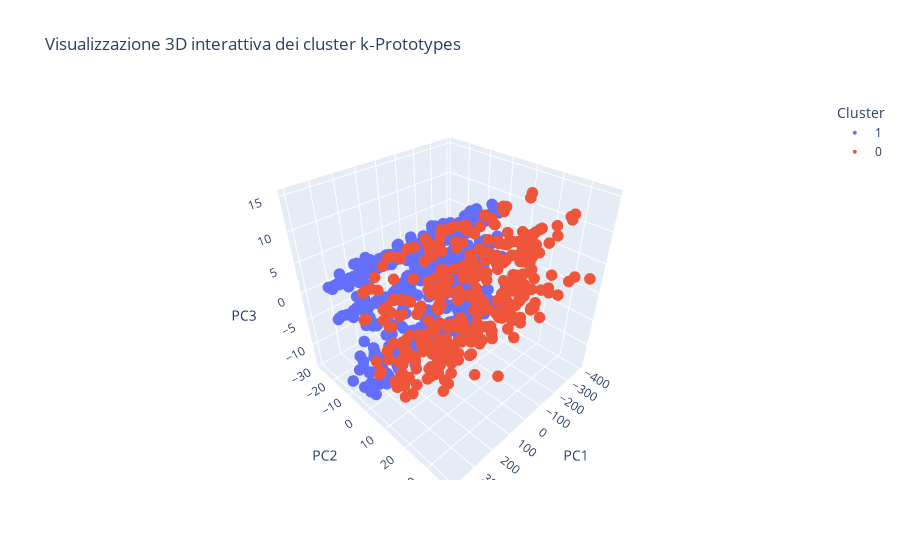

Notebook source saved alongside this figure:
### Code cell
# 6. Grafico 3D interattivo con Plotly
fig = px.scatter_3d(
    df_plot,
    x='PC1', y='PC2', z='PC3',
    color='cluster',
    title='Visualizzazione 3D interattiva dei cluster k‑Prototypes',
    labels={'cluster': 'Cluster'}
)
fig.update_traces(marker=dict(size=4))
fig.show()

### Figure 1 — Plotly figure (JSON) as saved in the notebook; plotly's stock layout.template omitted (floating-point values rounded to 4 significant figures; data arrays with more than 128 entries replaced by an {"elided": "..."} marker saying what was removed)
{"data": [{"hovertemplate": "Cluster=1<br>PC1=%{x}<br>PC2=%{y}<br>PC3=%{z}<extra></extra>", "legendgroup": "1", "marker": {"color": "#636efa", "size": 4, "symbol": "circle"}, "mode": "markers", "name": "1", "scene": "scene", "showlegend": true, "type": "scatter3d", "x": {"elided": "592 float values"}, "y": {"elided": "592 float values"}, "z": {"elided": "592 float values"}}, {"hovertemplate": "Cluster=0<br>PC1=%{x}<br>PC2=%{y}<br>PC3=%{z}<extra></extra>", "legendgroup": "0", "marker": {"color": "#EF553B", "size": 4, "symbol": "circle"}, "mode": "markers", "name": "0", "scene": "scene", "showlegend": true, "type": "scatter3d", "x": {"elided": "351 float values"}, "y": {"elided": "351 float values"}, "z": {"elided": "351 float values"}}], "layout": {"legend": {"title": {"text": "Cluster"}, "tracegroupgap": 0}, "scene": {"domain": {"x": [0, 1], "y": [0, 1]}, "xaxis": {"title": {"text": "PC1"}}, "yaxis": {"title": {"text": "PC2"}}, "zaxis": {"title": {"text": "PC3"}}}, "title": {"text": "Visualizzazione 3D interattiva dei cluster k‑Prototypes"}}}
